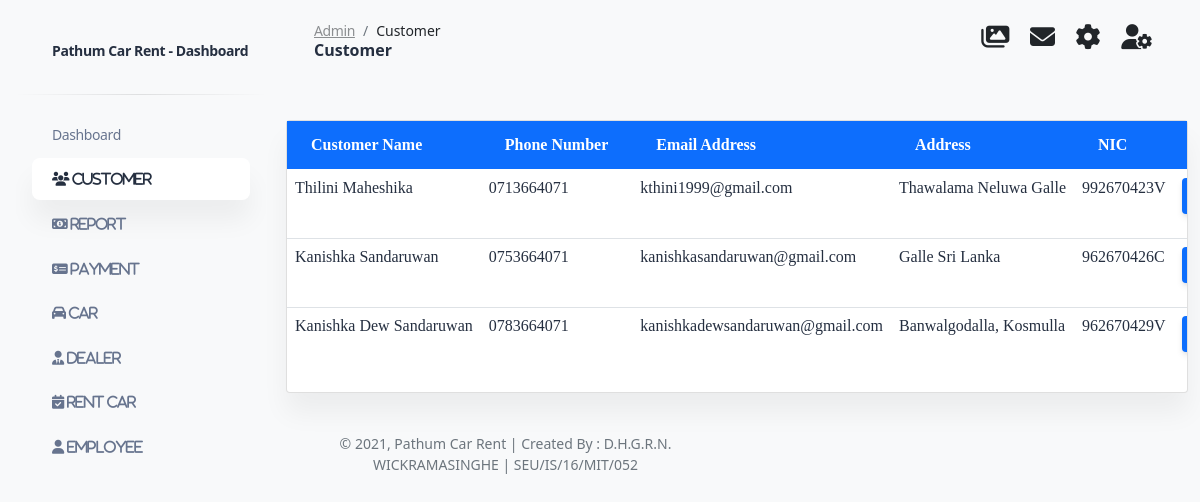
The page /admin/customer.php (signed in) on the database its author committed.
### tables this page shows
CREATE TABLE `customer` (
  `id` int(11) NOT NULL,
  `name` varchar(255) NOT NULL,
  `address` varchar(255) NOT NULL,
  `mobile` varchar(255) NOT NULL,
  `email` varchar(255) NOT NULL,
  `nic` varchar(255) NOT NULL,
  `password` varchar(255) NOT NULL
);

### admin/customer.php (the view, shortened to what this page needs)
<?php require_once "head.php"; ?>
<body class="g-sidenav-show  bg-gray-100">
  <aside class="sidenav navbar navbar-vertical navbar-expand-xs border-0 border-radius-xl my-3 fixed-left ms-3" id="sidenav-main">
    <div class="sidenav-header">
      <a class="navbar-brand m-0" href="index.php">
        <span class="ms-1 font-weight-bold">Pathum Car Rent - Dashboard</span>
      </a>
    </div>
    <hr class="horizontal dark mt-0">
    <div class="collapse navbar-collapse  w-auto" id="sidenav-collapse-main">
      <ul class="navbar-nav">
        <li class="nav-item">
          <a class="nav-link  " href="index.php">
            <span class="nav-link-text ms-1">Dashboard</span>
          </a>
        </li>
        <li class="nav-item">
          <a class="nav-link  active" href="customer.php">
            <span class="nav-link-text ms-1"><i class="fas fa-users"> Customer</i></span>
          </a>
        </li>
        <li class="nav-item">
          <a class="nav-link  " href="report.php">
            <span class="nav-link-text ms-1"><i class="fas fa-money-bill-alt"> Report</i></span>
          </a>
        </li>
        <li class="nav-item">
          <a class="nav-link  " href="payment.php">
            <span class="nav-link-text ms-1"><i class="fas fa-money-check-alt"> Payment</i></span>
          </a>
        </li>
        <li class="nav-item">
          <a class="nav-link  " href="car.php">
            <span class="nav-link-text ms-1"><i class="fas fa-car"> Car</i></span>
          </a>
        </li>
        <li class="nav-item ">
          <a class="nav-link  " href="dealer.php">
            <span class="nav-link-text ms-1"><i class="fas fa-user-tie"> Dealer</i></span>
          </a>
        </li>
        <li class="nav-item ">
          <a class="nav-link  " href="rent.php">
            <span class="nav-link-text ms-1"><i class="fas fa-calendar-check"> Rent Car</i></span>
          </a>
        </li>
        <li class="nav-item">
          <a class="nav-link  " href="employee.php">
            <span class="nav-link-text ms-1"><i class="fas fa-user"> Employee</i></span>
          </a>
        </li>
      </ul>
    </div>
  </aside>
  <main class="main-content mt-1 border-radius-lg">
    <nav class="navbar navbar-main navbar-expand-lg px-0 mx-4 shadow-none border-radius-xl" id="navbarBlur" navbar-scroll="true">
      <div class="container-fluid py-1 px-3">
        <nav aria-label="breadcrumb">
          <ol class="breadcrumb bg-transparent mb-0 pb-0 pt-1 px-0 me-sm-6 me-5">
            <li class="breadcrumb-item text-sm"><a class="opacity-5 text-dark" href="index.php">Admin</a></li>
            <li class="breadcrumb-item text-sm text-dark active" aria-current="page">Customer</li>
          </ol>
          <h6 class="font-weight-bolder mb-0">Customer</h6>
        </nav>
        <div class="collapse navbar-collapse mt-sm-0 mt-2 me-md-0 me-sm-4" id="navbar">
          <ul class="navbar-nav  justify-content-end">
               <li class="nav-item dropdown pe-2 d-flex align-items-center" style="margin-right: 13px;">
              <a href="albem.php" class="nav-link text-body p-0" id="dropdownMenuButton">
                <i style="font-size: 25px" class="fa fa-images cursor-pointer"></i>
              </a>
            </li>
              <li class="nav-item dropdown pe-2 d-flex align-items-center" style="margin-right: 13px;">
              <a href="messege.php" class="nav-link text-body p-0" id="dropdownMenuButton">
                  <i style="font-size: 25px" class="fa fa-envelope cursor-pointer"></i>
              </a>
            </li>
               <li class="nav-item dropdown pe-2 d-flex align-items-center" style="margin-right: 13px;">
              <a href="setting.php" class="nav-link text-body p-0" id="dropdownMenuButton">
                <i style="font-size: 25px" class="fa fa-cog cursor-pointer"></i>
              </a>
            </li>
            <li class="nav-item dropdown pe-2 d-flex align-items-center">
              <a href="javascript:;" class="nav-link text-body p-0" id="dropdownMenuButton" data-bs-toggle="dropdown" aria-expanded="false">
                <i style="font-size: 25px" class="fa fa-user-cog cursor-pointer"></i>
              </a>
            </li>
          </ul>
        </div>
      </div>
    </nav>
    <div class="container-fluid py-4">
        <div class="row">
              <div class="col-md-12 mt-4" style="font-family: \"Times New Roman\",Times, serif;">
                        <div class="card">
                            <div class="table-responsive">
                                <table class="table v-middle text-left">
                                    <thead>
                                        <tr class="bg-primary">
                                            <th class="border-top-0 text-white">Customer Name</th>
                                            <th class="border-top-0 text-white">Phone Number</th>
                                            <th class="border-top-0 text-white">Email Address</th>
                                            <th class="border-top-0 text-white">Address</th>
                                            <th class="border-top-0 text-white">NIC</th>
                                            <th class="border-top-0 text-white">Action</th>
                                        </tr>
                                    </thead>
                                    <?php $count=1;
                                      $getcat = "SELECT * FROM customer";
                                      $viewresult = mysqli_query($con, $getcat);
                                      ?>
                                    <tbody>
                                      <?php while($row = mysqli_fetch_assoc($viewresult)) { ?>
                                        <tr>
                                            <td><h6><?php echo $row['name']; ?></h6></td>
                                            <td><h6><?php echo $row['mobile']; ?></h6></td>
                                            <td><h6><?php echo $row['email']; ?></h6></td>
                                            <td><h6><?php echo $row['address']; ?></h6></td>
                                            <td><h6><?php echo $row['nic']; ?></h6></td>
                                            <td>
                                                <div class="dropdown">
                                                  <button class="btn btn-primary dropdown-toggle" type="button" id="dropdownMenuButton1" data-bs-toggle="dropdown" aria-expanded="false">
                                                  </button>
                                                </div>
                                            </td>
                                        </tr>
                                        <?php   $count++; } ?>
                                    </tbody>
                                </table>
                            </div>
                        </div>
                    </div>
              </div>
    </div>
      <footer class="footer pt-3">
        <div class="container-fluid">
          <div class="row align-items-center justify-content-lg-between">
            <div class="col-lg-6 mb-lg-0 mb-4">
              <div class="copyright text-center text-sm text-muted text-lg-left">
                © , Pathum Car Rent | Created By :  D.H.G.R.N. WICKRAMASINGHE | SEU/IS/16/MIT/052
              </div>
            </div>
          </div>
        </div>
      </footer>
  </main>
</body>
</html>

### rows shown on the page
customer: name "Thilini Maheshika", mobile "0713664071", email "kthini1999@gmail.com", address "Thawalama Neluwa Galle", nic "992670423V"
customer: name "Kanishka Sandaruwan", mobile "0753664071", email "kanishkasandaruwan@gmail.com", address "Galle Sri Lanka", nic "962670426C"
customer: name "Kanishka Dew Sandaruwan", mobile "0783664071", email "kanishkadewsandaruwan@gmail.com", address "Banwalgodalla, Kosmulla", nic "962670429V"
